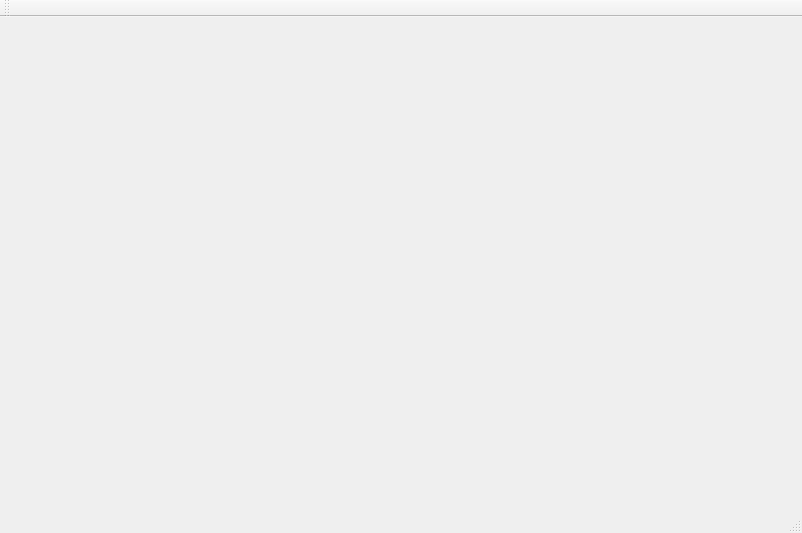
<?xml version="1.0" encoding="UTF-8"?>
<ui version="4.0">
 <class>MainWindow</class>
 <widget class="QMainWindow" name="MainWindow">
  <property name="geometry">
   <rect>
    <x>0</x>
    <y>0</y>
    <width>802</width>
    <height>533</height>
   </rect>
  </property>
  <property name="windowTitle">
   <string>MainWindow</string>
  </property>
  <widget class="QWidget" name="centralWidget">
   <layout class="QGridLayout" name="gridLayout">
    <item row="0" column="0">
     <layout class="QVBoxLayout" name="verticalPluginLayout"/>
    </item>
   </layout>
  </widget>
  <widget class="QMenuBar" name="menuBar">
   <property name="geometry">
    <rect>
     <x>0</x>
     <y>0</y>
     <width>802</width>
     <height>23</height>
    </rect>
   </property>
  </widget>
  <widget class="QToolBar" name="mainToolBar">
   <attribute name="toolBarArea">
    <enum>TopToolBarArea</enum>
   </attribute>
   <attribute name="toolBarBreak">
    <bool>false</bool>
   </attribute>
  </widget>
  <widget class="QStatusBar" name="statusBar"/>
 </widget>
 <layoutdefault spacing="6" margin="11"/>
 <resources/>
 <connections/>
</ui>
